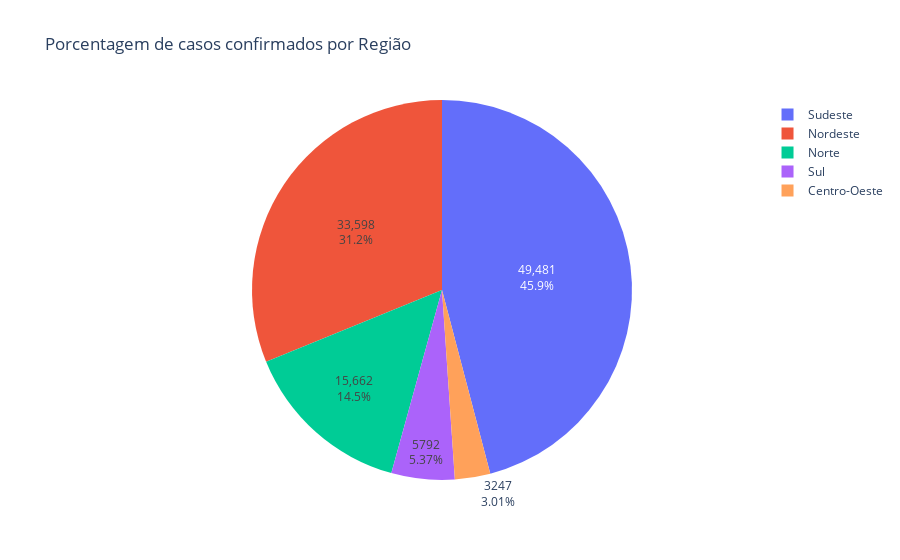

Notebook cell for this chart:
### Code cell
trace = go.Pie(labels = list(dadoslimpo.regiao),
               values = list(dadoslimpo.casosNovos),
               textinfo='percent+value'
              )

# Armazenando gráfico em uma lista:
casos = [trace]

# Criando Layout:
layout = go.Layout(title='Porcentagem de casos confirmados por Região')

# Criando figura que será exibida:
fig3 = go.Figure(data=casos, layout=layout)

py.iplot(fig3)
plotly.offline.plot(fig3, filename='HTML/PercentualAcumuladoRegiaoDia.html', auto_open=False)

### Figure 1 — Plotly figure (JSON) as saved in the notebook; plotly's stock layout.template omitted (floating-point values rounded to 4 significant figures; data arrays with more than 128 entries replaced by an {"elided": "..."} marker saying what was removed)
{"data": [{"labels": {"elided": "2592 str values"}, "textinfo": "percent+value", "type": "pie", "values": {"elided": "2592 int values"}}], "layout": {"title": {"text": "Porcentagem de casos confirmados por Região"}}}
